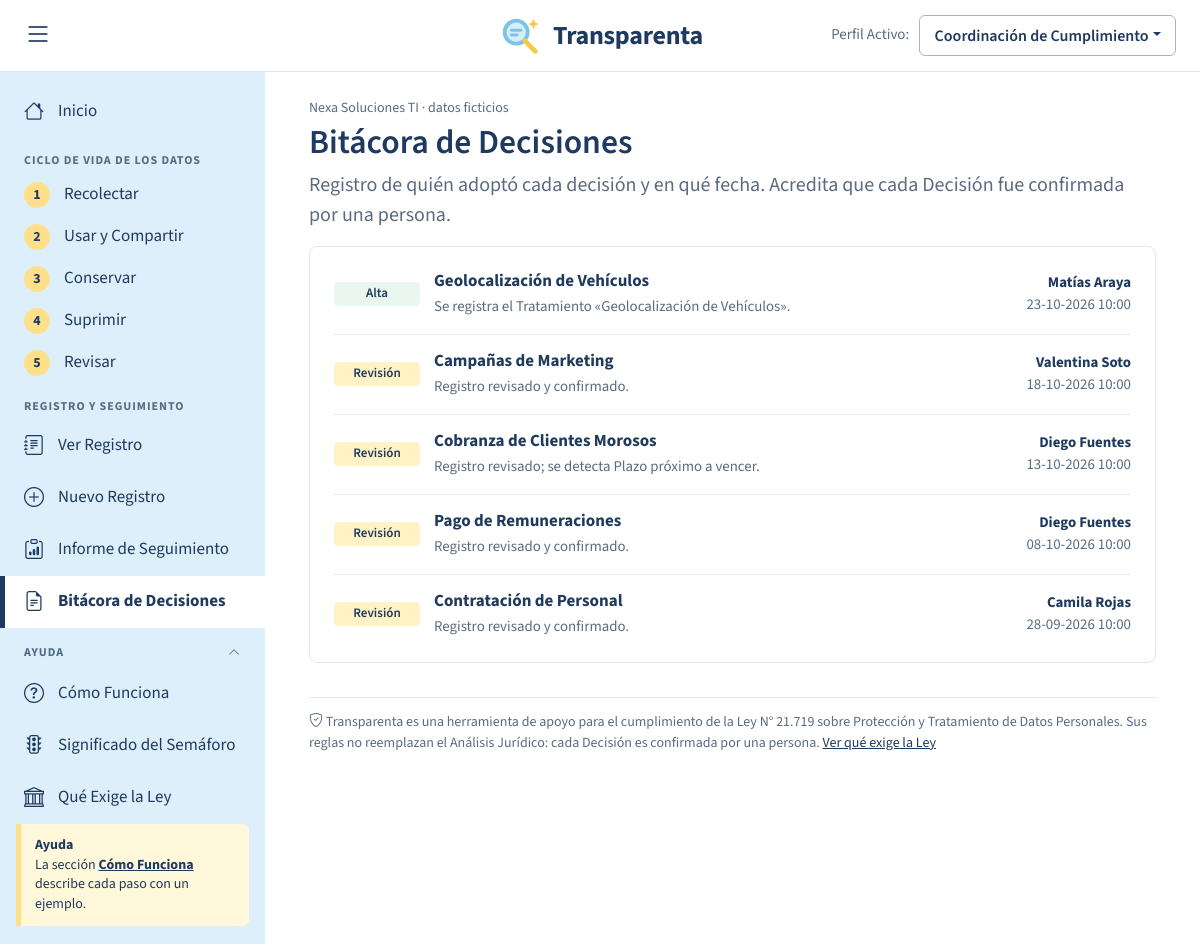
The page /bitacora on the database as committed earlier.
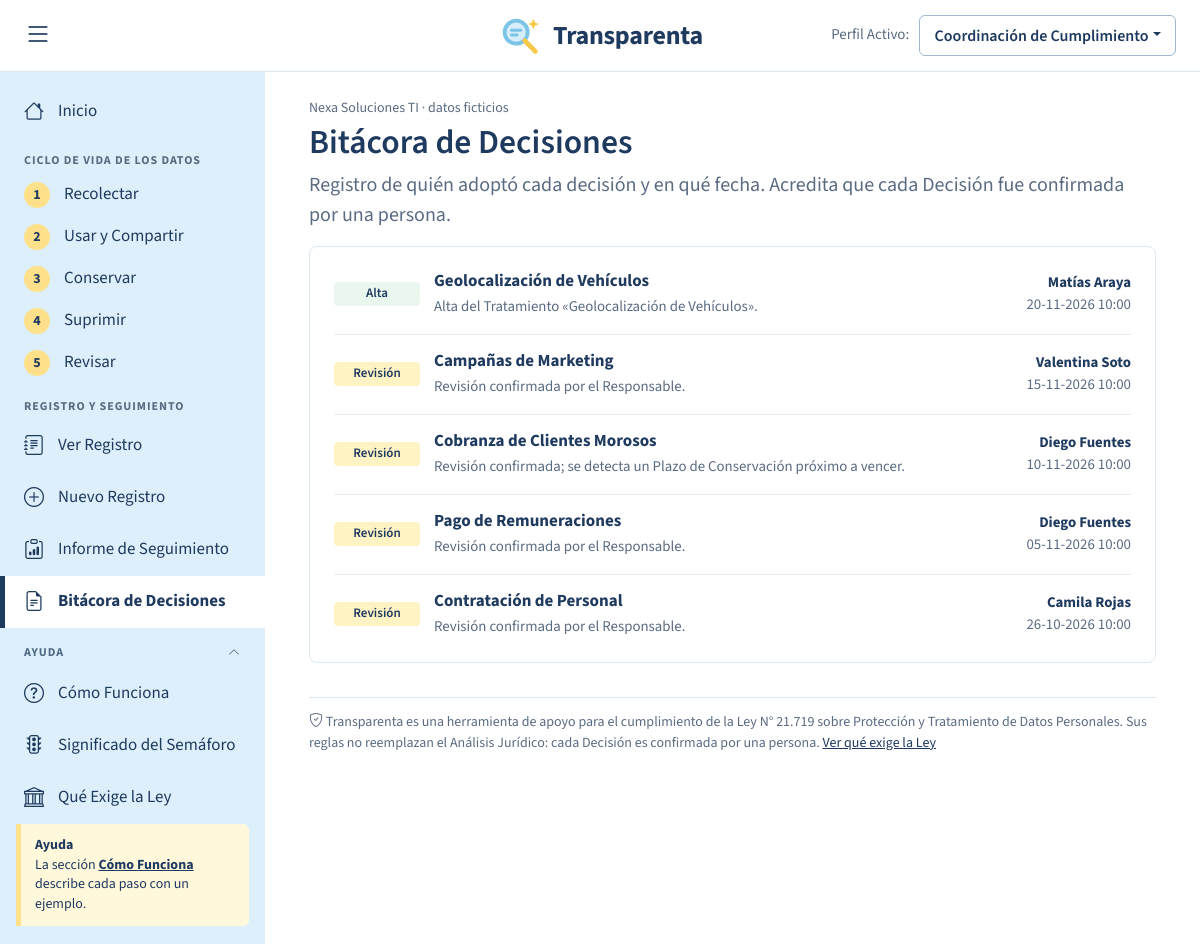
The same page on the database as committed later.
### tables this page shows
CREATE TABLE bitacora (
    id             INTEGER PRIMARY KEY AUTOINCREMENT,
    fecha_hora     TEXT NOT NULL,
    usuario        TEXT NOT NULL,
    accion         TEXT NOT NULL,
    tratamiento_id INTEGER REFERENCES tratamiento(id),
    detalle        TEXT
);

CREATE TABLE tratamiento (
    id                  INTEGER PRIMARY KEY AUTOINCREMENT,
    area_id             INTEGER NOT NULL REFERENCES area(id),
    actividad           TEXT NOT NULL,
    finalidad           TEXT,
    categoria_dato      TEXT NOT NULL CHECK (categoria_dato IN ('Común','Económico','Sensible','Geolocalización')),
    detalle_datos       TEXT,
    grupo_titular       TEXT NOT NULL CHECK (grupo_titular IN ('Trabajadores','Trabajadores Externos','Proveedores','Clientes','Postulantes','Familiares de Trabajadores')),
    titulares           TEXT NOT NULL CHECK (titulares IN ('Mayores de Edad','Adolescentes (14 a 17 años)','Niños y Niñas (Menores de 14 años)')),
    base_licitud        TEXT CHECK (base_licitud IN ('Consentimiento','Contrato','Obligación Legal','Interés Legítimo','Defensa de Derechos') OR base_licitud IS NULL),
    origen              TEXT,
    responsable         TEXT,
    plazo_meses         INTEGER,
    fecha_inicio        TEXT NOT NULL,
    tercero_id          INTEGER REFERENCES tercero(id),
    medidas_seguridad   TEXT,
    revisado_por        TEXT,
    fecha_revision      TEXT,
    suprimido           INTEGER NOT NULL DEFAULT 0 CHECK (suprimido IN (0,1))
);

### APLICACION/app.py (the view)
@app.route("/bitacora")
def bitacora():
    con = conectar()
    filas = con.execute("""SELECT b.*, t.actividad FROM bitacora b
                           LEFT JOIN tratamiento t ON t.id = b.tratamiento_id ORDER BY b.id DESC""").fetchall()
    con.close()
    return render_template("bitacora.html", filas=filas)

### APLICACION/app.py (called while the page is built)
def conectar():
    con = sqlite3.connect(RUTA_BD)
    con.row_factory = sqlite3.Row
    con.execute("PRAGMA foreign_keys = ON")
    return con

def lista_areas():
    con = conectar()
    areas = con.execute("SELECT * FROM area ORDER BY id").fetchall()
    con.close()
    return areas

def titulo(texto):
    if not texto: return texto
    palabras, salida = str(texto).split(" "), []
    for i, p in enumerate(palabras):
        pura = p.strip("«»()¿?¡!,.")
        if i > 0 and pura.lower() in MENORES: salida.append(p)
        elif p[:1] in "«(" and len(p) > 1: salida.append(p[0] + p[1:2].upper() + p[2:])
        else: salida.append(p[:1].upper() + p[1:])
    return " ".join(salida)

def fecha(texto):
    if not texto: return texto
    m = re.match(r"(\d{4})-(\d{2})-(\d{2})(.*)", str(texto))
    return f"{m.group(3)}-{m.group(2)}-{m.group(1)}{m.group(4)}" if m else texto

@app.context_processor
def contexto():
    rol = session.get("rol", "coord")
    areas = lista_areas()
    area_id = session.get("area_id", 1)
    area = next((a for a in areas if a["id"] == area_id), areas[0])
    return {"rol": rol, "areas_menu": areas, "area_actual": area, "ep": request.endpoint,
            "etapas_menu": ETAPAS, "etapa_k": (request.view_args or {}).get("clave")}

### APLICACION/templates/bitacora.html (shortened to what this page needs)
{% extends "base.html" %}
{% block contenido %}
<h1>Bitácora de Decisiones</h1><div class="muted fs-5 mb-3">Registro de quién adoptó cada decisión y en qué fecha. Acredita que cada Decisión fue confirmada por una persona.</div>
<div class="tarjeta py-2">
{% for b in filas %}<div class="fila"><span class="pastilla" style="background:{{ '#E9F7EF' if b.accion=='Alta' else '#FFF3C4' if b.accion=='Revisión' else '#FFE9E7' }};min-width:86px;text-align:center">{{ b.accion }}</span>
 <span class="flex-fill"><b>{{ b.actividad|titulo or '—' }}</b><br><span class="muted small">{{ b.detalle }}</span></span>
 <span class="text-end small"><b>{{ b.usuario|titulo }}</b><br><span class="muted">{{ b.fecha_hora|fecha }}</span></span></div>{% endfor %}
</div>
{% endblock %}

### APLICACION/templates/base.html (shortened to what this page needs)
<!doctype html>
<html lang="es">
<head>
<link rel="stylesheet" href="{{ url_for('static', filename='vendor/bootstrap.min.css') }}">
<link rel="stylesheet" href="{{ url_for('static', filename='vendor/bootstrap-icons.min.css') }}">
<link rel="stylesheet" href="{{ url_for('static', filename='app.css') }}">
</head>
<body>
{% set g_datos = ep in ('registro','detalle','nuevo') %}
{% set g_seg = ep in ('informe','plazos','bitacora') %}
{% set g_ayuda = ep in ('como','semaforo','ley') %}
<header class="topbar">
  <button class="burger" id="burger" aria-label="Mostrar u ocultar el menú"><i class="bi bi-list"></i></button>
  {% if ep != 'inicio' %}  <a class="logo" href="{{ url_for('inicio') }}" title="Volver al Inicio">
    <b>Transparenta</b></a>{% else %}<span></span>{% endif %}
  <div class="rolsel"><span class="muted">Perfil Activo:</span>
    <div class="dropdown"><button class="btn dropdown-toggle" data-bs-toggle="dropdown">{% if rol=='area' %}Responsable de Área · {{ area_actual.nombre }}{% else %}Coordinación de Cumplimiento{% endif %}</button>
      </div></div>
</header>
<div class="cuerpo">
  <nav class="side" id="side" aria-label="Menú principal">
    <a class="nv {{ 'on' if ep=='inicio' }}" href="{{ url_for('inicio') }}"><i class="bi bi-house"></i>Inicio</a>
    <div class="sec-fija">CICLO DE VIDA DE LOS DATOS</div>
    {% for e in etapas_menu %}
    <a class="nv nv-etapa {{ 'on' if ep=='etapa' and etapa_k==e.k }}" href="{{ url_for('etapa', clave=e.k) }}"><span class="nn">{{ e.n }}</span>{{ e.nombre }}</a>
    {% endfor %}
    <div class="sec-fija">REGISTRO Y SEGUIMIENTO</div>
    <a class="nv {{ 'on' if ep in ('registro','detalle') }}" href="{{ url_for('registro') }}"><i class="bi bi-journal-text"></i>Ver Registro</a>
    <a class="nv {{ 'on' if ep=='nuevo' }}" href="{{ url_for('nuevo') }}"><i class="bi bi-plus-circle"></i>Nuevo Registro</a>
    <a class="nv {{ 'on' if ep=='informe' }}" href="{{ url_for('informe') }}"><i class="bi bi-clipboard-data"></i>Informe de Seguimiento</a>
    <a class="nv {{ 'on' if ep=='bitacora' }}" href="{{ url_for('bitacora') }}"><i class="bi bi-file-earmark-text"></i>Bitácora de Decisiones</a>
    <button class="sec" data-bs-toggle="collapse" data-bs-target="#m-ayuda" aria-expanded="true">AYUDA<i class="bi bi-chevron-up"></i></button>
    <div class="collapse show" id="m-ayuda">
      <a class="nv {{ 'on' if ep=='como' }}" href="{{ url_for('como') }}"><i class="bi bi-question-circle"></i>Cómo Funciona</a>
      <a class="nv {{ 'on' if ep=='semaforo' }}" href="{{ url_for('semaforo_ayuda') }}"><i class="bi bi-stoplights"></i>Significado del Semáforo</a>
      <a class="nv {{ 'on' if ep=='ley' }}" href="{{ url_for('ley') }}"><i class="bi bi-bank"></i>Qué Exige la Ley</a></div>
    <div class="ayuda"><b>Ayuda</b><br>La sección <a href="{{ url_for('como') }}"><b>Cómo Funciona</b></a> describe cada paso con un ejemplo.</div>
  </nav>
  <main class="contenido">
    <div class="migas">Nexa Soluciones TI · datos ficticios</div>
    {% block contenido %}{% endblock %}
    <div class="pie"><i class="bi bi-shield-check"></i> Transparenta es una herramienta de apoyo para el cumplimiento de la Ley N°&nbsp;21.719 sobre Protección y Tratamiento de Datos Personales. Sus reglas no reemplazan el Análisis Jurídico: cada Decisión es confirmada por una persona. <a href="{{ url_for('ley') }}">Ver qué exige la Ley</a></div>
  </main>
</div>
</body>
</html>

### APLICACION/static/app.css (style rules this page uses)
:root { --marino:#1F3A5F;--gris:#5A6B82;--celeste:#DCEFFA;--celeste2:#BFE3F2;--celeste3:#EEF7FC;--vainilla:#FFF3C4;--banana:#FFE08A; --menta:#E9F7EF;--rosa:#FFE9E7;--lila:#EFEAFB;--rojo:#EE7B76;--amar:#F7D060;--verde:#7DCB9C;--borde:#DCE7F0;--azul:#7CC4E6; --bs-link-color:#1F3A5F;--bs-link-hover-color:#0F2A4A;--bs-link-color-rgb:31,58,95; --bs-body-font-family:'Source Sans 3','Segoe UI',Arial,sans-serif;--bs-body-color:#1F3A5F;--bs-body-bg:#fff;--bs-border-radius:.4rem }
body { font-size:17px }
h1,h2 { font-weight:600;color:var(--marino) }
h1 { font-size:2.1rem;margin-bottom:.4rem }
.muted { color:var(--gris) }
.topbar { height:72px;border-bottom:1px solid var(--borde);display:grid;grid-template-columns:1fr auto 1fr;align-items:center;padding:0 24px;background:#fff;position:sticky;top:0;z-index:20 }
.logo { display:flex;align-items:center;gap:10px;text-decoration:none;color:var(--marino) }
.logo b { font-size:26px;font-weight:700;letter-spacing:-.01em }
.burger { background:none;border:0;font-size:28px;color:var(--marino);justify-self:start;padding:0 }
.rolsel { justify-self:end;display:flex;align-items:center;gap:10px;font-size:15px }
.rolsel .btn { border:1px solid #9FB6CC;background:#fff;color:var(--marino);font-weight:600;padding:.45rem .9rem }
.cuerpo { display:flex;min-height:calc(100vh - 72px) }
.side { background:var(--celeste);width:265px;flex:none;padding:14px 0 18px;display:flex;flex-direction:column }
.nv { display:flex;align-items:center;gap:14px;padding:11px 24px;color:var(--marino);text-decoration:none;font-size:17px }
.nv.on { background:#fff;border-left:5px solid var(--marino);padding-left:19px;font-weight:700 }
.nv i { font-size:20px }
.sec { width:100%;border:0;background:none;display:flex;justify-content:space-between;font-size:12px;font-weight:700;letter-spacing:.08em;color:#4F6A86;padding:16px 24px 6px;text-align:left }
.sec i { font-size:12px;transition:.2s }
.ayuda { margin:auto 16px 0;background:#FFF8DB;border-left:5px solid var(--banana);border-radius:0 6px 6px 0;padding:12px 14px;font-size:14px;line-height:1.4 }
.contenido { flex:1;min-width:0;padding:26px 44px 30px }
.migas { font-size:14px;color:var(--gris);margin-bottom:4px }
.tarjeta { border:1px solid var(--borde);border-radius:8px;padding:20px 24px;background:#fff }
.btn { border-radius:6px;font-weight:600;padding:.5rem 1.1rem }
.pastilla { display:inline-block;padding:2px 10px;border-radius:4px;font-weight:600;font-size:13px }
.fila { display:flex;gap:14px;align-items:center;padding:14px 0;border-top:1px solid #E3ECF3 }
.fila:first-child { border-top:0 }
.pie { border-top:1px solid var(--borde);margin-top:34px;padding-top:14px;font-size:14px;color:var(--gris) }
.sec-fija { padding:14px 24px 4px;font-size:12px;font-weight:700;letter-spacing:.08em;color:var(--gris) }
.nv-etapa { padding:8px 24px }
.nv-etapa .nn,.ruta-p .nn { width:26px;height:26px;border-radius:50%;background:var(--banana);display:inline-flex;align-items:center;justify-content:center;font-weight:700;font-size:14px;flex:none }

Rows that differ between the two databases and show on the page:
changed bitacora "Matías Araya": detalle "Se registra el Tratamiento «Geolocalización de Vehículos»." → "Alta del Tratamiento «Geolocalización de Vehículos»."; fecha_hora|fecha "23-10-2026 10:00" → "20-11-2026 10:00"
changed bitacora "Valentina Soto": detalle "Registro revisado y confirmado." → "Revisión confirmada por el Responsable."; fecha_hora|fecha "18-10-2026 10:00" → "15-11-2026 10:00"
changed bitacora "Cobranza de Clientes Morosos": detalle "Registro revisado; se detecta Plazo próximo a vencer." → "Revisión confirmada; se detecta un Plazo de Conservación próximo a vencer."; fecha_hora|fecha "13-10-2026 10:00" → "10-11-2026 10:00"
changed bitacora "Pago de Remuneraciones": detalle "Registro revisado y confirmado." → "Revisión confirmada por el Responsable."; fecha_hora|fecha "08-10-2026 10:00" → "05-11-2026 10:00"
changed bitacora "Camila Rojas": detalle "Registro revisado y confirmado." → "Revisión confirmada por el Responsable."; fecha_hora|fecha "28-09-2026 10:00" → "26-10-2026 10:00"
